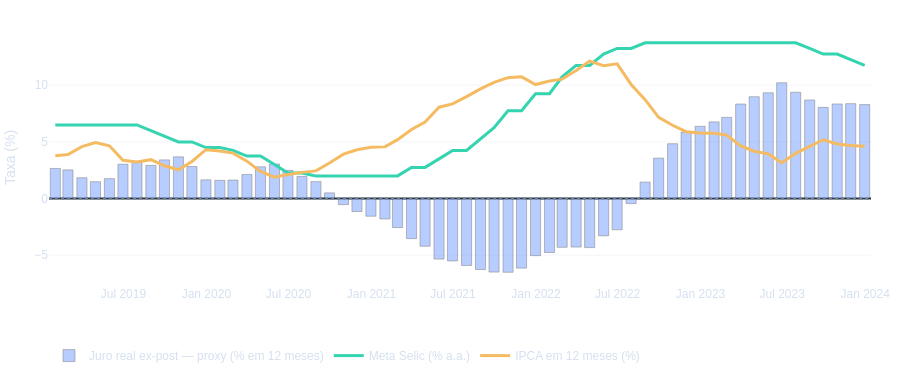

Notebook cell for this chart:
### Markdown cell above
## 3. Selic, inflação e juro real ex-post aproximado

A meta Selic no fim do mês é uma taxa anual vigente. O indicador real usa os **12 meses anteriores**, com capitalização diária da meta em ACT/365 e deflação pelo IPCA de 12 meses, pela fórmula de Fisher. O histórico auxiliar da meta começa em dezembro/2017. Como a série 432 é a meta, o indicador é uma **proxy**, não o retorno efetivo da Selic overnight ou de um investimento.

### Code cell
interest_chart(df, ("selic", "juro_real_ex_post", "ipca_12m")).show()
negative = int((df.juro_real_ex_post < 0).sum())
peak = df.loc[df.ipca_12m.idxmax()]
print(f"Juro real proxy negativo em {negative} de {len(df)} meses.")
print(f"Pico do IPCA de 12 meses no recorte: {peak.ipca_12m:.2f}% em {peak.data:%m/%Y}.")
peak_real = df.loc[df.juro_real_ex_post.idxmax()]
print(f"Maior juro real proxy: {peak_real.juro_real_ex_post:.2f}% em {peak_real.data:%m/%Y}.")
